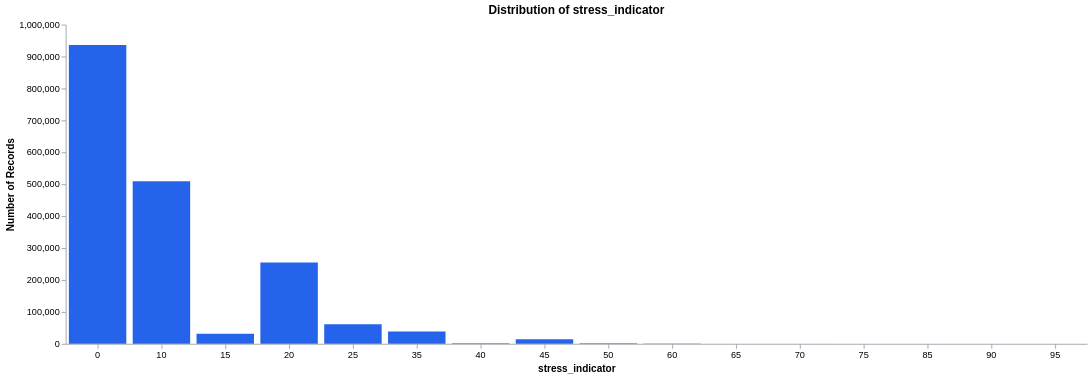

Notebook code cell kept with this figure:
### Code cell
numeric_distribution('stress_indicator', discrete=True)

### Figure 1 — Vega-Lite specification as saved in the notebook (floating-point values rounded to 4 significant figures)
{"config": {"view": {"continuousWidth": 300, "continuousHeight": 300, "strokeWidth": 0}, "axis": {"domainColor": "#9ca3af", "labelColor": "#000", "tickColor": "#9ca3af", "titleColor": "#000"}}, "data": {"name": "data-34fabb59832cd56a185251bde2f39251"}, "mark": {"type": "bar", "color": "#2563eb"}, "encoding": {"tooltip": [{"field": "Bin", "title": "stress_indicator", "type": "nominal"}, {"field": "Count", "format": ",", "title": "Records", "type": "quantitative"}], "x": {"axis": {"grid": false, "labelAngle": 0}, "field": "Bin", "sort": ["0", "10", "15", "20", "25", "35", "40", "45", "50", "60", "65", "70", "75", "85", "90", "95"], "title": "stress_indicator", "type": "nominal"}, "y": {"axis": {"grid": false}, "field": "Count", "title": "Number of Records", "type": "quantitative"}}, "height": 350, "title": "Distribution of stress_indicator", "width": 1120, "$schema": "https://vega.github.io/schema/vega-lite/v5.20.1.json", "datasets": {"data-34fabb59832cd56a185251bde2f39251": [{"Bin": "0", "Count": 935826}, {"Bin": "10", "Count": 509569}, {"Bin": "15", "Count": 31718}, {"Bin": "20", "Count": 254770}, {"Bin": "25", "Count": 61025}, {"Bin": "35", "Count": 38285}, {"Bin": "40", "Count": 1487}, {"Bin": "45", "Count": 14284}, {"Bin": "50", "Count": 2094}, {"Bin": "60", "Count": 1103}, {"Bin": "65", "Count": 106}, {"Bin": "70", "Count": 446}, {"Bin": "75", "Count": 79}, {"Bin": "85", "Count": 115}, {"Bin": "90", "Count": 1}, {"Bin": "95", "Count": 68}]}}
